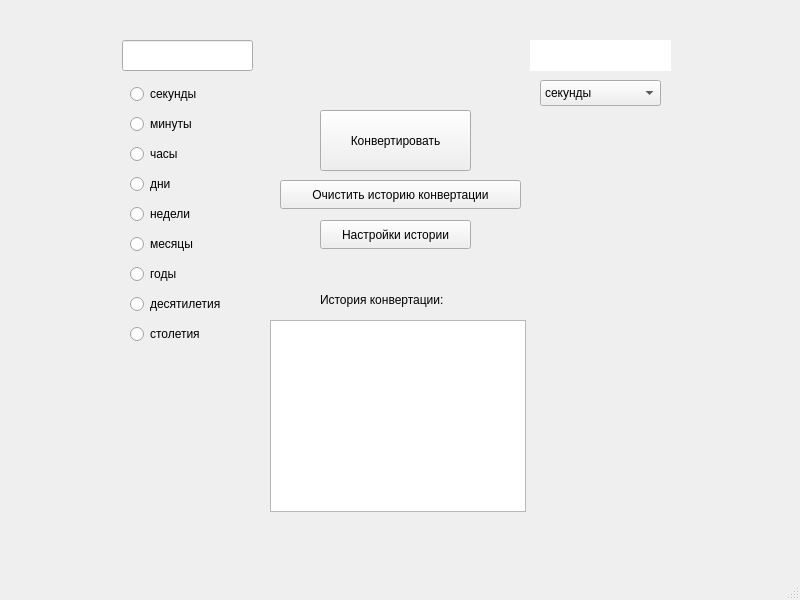
<?xml version="1.0" encoding="UTF-8"?>
<ui version="4.0">
 <class>MainWindow</class>
 <widget class="QMainWindow" name="MainWindow">
  <property name="geometry">
   <rect>
    <x>0</x>
    <y>0</y>
    <width>800</width>
    <height>600</height>
   </rect>
  </property>
  <property name="windowTitle">
   <string>MainWindow</string>
  </property>
  <widget class="QWidget" name="centralwidget">
   <widget class="QLineEdit" name="lineEdit">
    <property name="geometry">
     <rect>
      <x>122</x>
      <y>40</y>
      <width>131</width>
      <height>31</height>
     </rect>
    </property>
   </widget>
   <widget class="QPushButton" name="pushButton">
    <property name="geometry">
     <rect>
      <x>320</x>
      <y>110</y>
      <width>151</width>
      <height>61</height>
     </rect>
    </property>
    <property name="text">
     <string>Конвертировать</string>
    </property>
   </widget>
   <widget class="QLabel" name="label">
    <property name="geometry">
     <rect>
      <x>530</x>
      <y>40</y>
      <width>141</width>
      <height>31</height>
     </rect>
    </property>
    <property name="styleSheet">
     <string notr="true">background-color: rgb(255, 255, 255);
</string>
    </property>
    <property name="text">
     <string/>
    </property>
   </widget>
   <widget class="QComboBox" name="comboBox">
    <property name="geometry">
     <rect>
      <x>540</x>
      <y>80</y>
      <width>121</width>
      <height>26</height>
     </rect>
    </property>
    <item>
     <property name="text">
      <string>секунды</string>
     </property>
    </item>
    <item>
     <property name="text">
      <string>минуты</string>
     </property>
    </item>
    <item>
     <property name="text">
      <string>часы</string>
     </property>
    </item>
    <item>
     <property name="text">
      <string>дни</string>
     </property>
    </item>
    <item>
     <property name="text">
      <string>недели</string>
     </property>
    </item>
    <item>
     <property name="text">
      <string>месяцы</string>
     </property>
    </item>
    <item>
     <property name="text">
      <string>годы</string>
     </property>
    </item>
    <item>
     <property name="text">
      <string>десятилетия</string>
     </property>
    </item>
    <item>
     <property name="text">
      <string>столетия</string>
     </property>
    </item>
   </widget>
   <widget class="QWidget" name="layoutWidget">
    <property name="geometry">
     <rect>
      <x>130</x>
      <y>80</y>
      <width>114</width>
      <height>274</height>
     </rect>
    </property>
    <layout class="QVBoxLayout" name="verticalLayout">
     <item>
      <widget class="QRadioButton" name="radioButton">
       <property name="enabled">
        <bool>true</bool>
       </property>
       <property name="text">
        <string>секунды</string>
       </property>
       <property name="checkable">
        <bool>true</bool>
       </property>
       <property name="checked">
        <bool>false</bool>
       </property>
      </widget>
     </item>
     <item>
      <widget class="QRadioButton" name="radioButton_2">
       <property name="text">
        <string>минуты</string>
       </property>
      </widget>
     </item>
     <item>
      <widget class="QRadioButton" name="radioButton_3">
       <property name="text">
        <string>часы</string>
       </property>
      </widget>
     </item>
     <item>
      <widget class="QRadioButton" name="radioButton_4">
       <property name="text">
        <string>дни</string>
       </property>
      </widget>
     </item>
     <item>
      <widget class="QRadioButton" name="radioButton_5">
       <property name="text">
        <string>недели</string>
       </property>
      </widget>
     </item>
     <item>
      <widget class="QRadioButton" name="radioButton_6">
       <property name="text">
        <string>месяцы</string>
       </property>
      </widget>
     </item>
     <item>
      <widget class="QRadioButton" name="radioButton_7">
       <property name="text">
        <string>годы</string>
       </property>
      </widget>
     </item>
     <item>
      <widget class="QRadioButton" name="radioButton_8">
       <property name="text">
        <string>десятилетия</string>
       </property>
      </widget>
     </item>
     <item>
      <widget class="QRadioButton" name="radioButton_9">
       <property name="text">
        <string>столетия</string>
       </property>
      </widget>
     </item>
    </layout>
   </widget>
   <widget class="QListView" name="listView">
    <property name="geometry">
     <rect>
      <x>270</x>
      <y>320</y>
      <width>256</width>
      <height>192</height>
     </rect>
    </property>
   </widget>
   <widget class="QPushButton" name="pushButton_2">
    <property name="geometry">
     <rect>
      <x>280</x>
      <y>180</y>
      <width>241</width>
      <height>29</height>
     </rect>
    </property>
    <property name="text">
     <string>Очистить историю конвертации</string>
    </property>
   </widget>
   <widget class="QLabel" name="label_2">
    <property name="geometry">
     <rect>
      <x>320</x>
      <y>290</y>
      <width>161</width>
      <height>20</height>
     </rect>
    </property>
    <property name="text">
     <string>История конвертации:</string>
    </property>
   </widget>
   <widget class="QPushButton" name="pushButton_3">
    <property name="geometry">
     <rect>
      <x>320</x>
      <y>220</y>
      <width>151</width>
      <height>29</height>
     </rect>
    </property>
    <property name="text">
     <string>Настройки истории</string>
    </property>
   </widget>
  </widget>
  <widget class="QMenuBar" name="menubar">
   <property name="geometry">
    <rect>
     <x>0</x>
     <y>0</y>
     <width>800</width>
     <height>26</height>
    </rect>
   </property>
  </widget>
  <widget class="QStatusBar" name="statusbar"/>
 </widget>
 <resources/>
 <connections/>
</ui>
